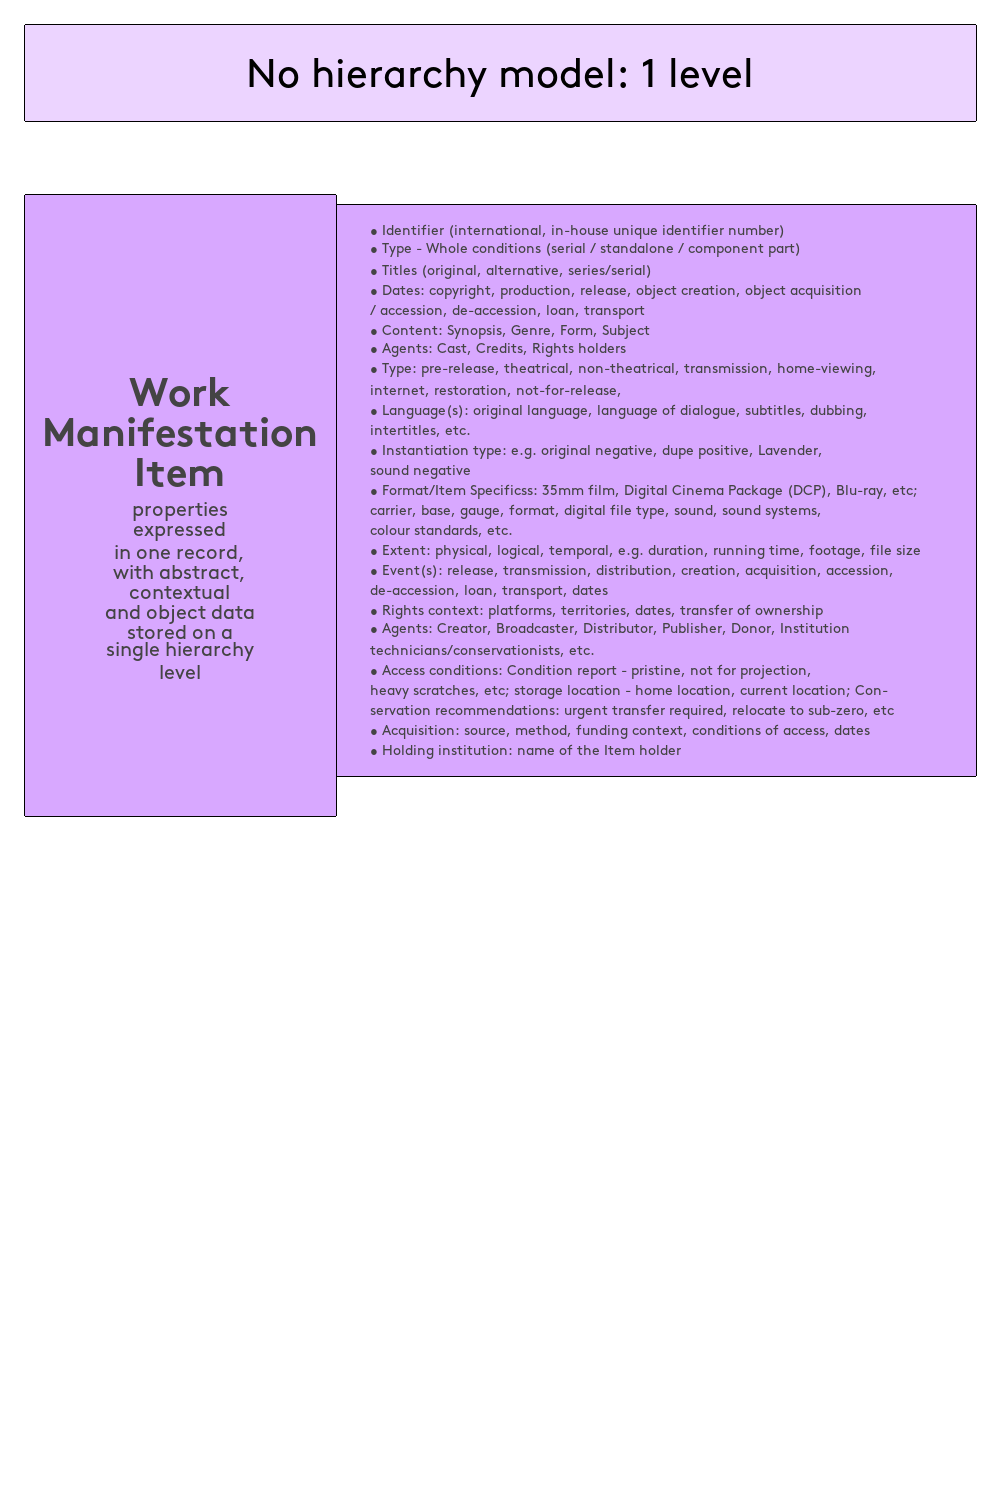

Write the Python code that produced this figure.
import cv2
import matplotlib.pylab as plt
import numpy
import pandas
import pathlib
import skimage
from PIL import Image, ImageDraw, ImageFont

def draw():

    def font(weight, size):
        ''' Define a font object. '''

        font_path = pathlib.Path.cwd().parents[0] / 'font' / f'BrownStd{weight}.otf'
        if not font_path.exists():
            raise Exception('Font OTF does not exist.')

        return ImageFont.truetype(str(font_path), size)

    def draw_rectangle(name, x, y, w, h, colour):

        ''' Define a rectangle shape. '''

        cv2.rectangle(canvas, (x, y), (x+w, y+h), (0,0,0), 2)
        cv2.rectangle(canvas, (x, y), (x+w, y+h), colour, -1)
        elements[name] = {'x':x, 'y':y, 'w':w, 'h':h}

    def draw_text_by_anchor(anchor, text, text_weight, text_size, center, y_offset_iterate, x_offset_manual, colour, opacity, manual_y):

        font_object = font(text_weight, text_size)
        anchor_coords = elements[anchor]
        center_x = anchor_coords['x']+(anchor_coords['w']/2)
        center_y = anchor_coords['y']+(anchor_coords['h']/2)

        text_bbox = font_object.getbbox(text[:4])
        center_y = center_y-(text_bbox[3]/2)

        center_y = center_y + (y_offset_iterate*20)

        center_x = center_x+x_offset_manual

        if center:
            text_bbox = font_object.getbbox(text)
            center_x = center_x-(text_bbox[2]/2)

        center_y = center_y+manual_y

        detect = font_object.getbbox(text)

        x1 = int(center_x) + detect[0]
        y1 = int(center_y) + detect[1]
        x2 = int(center_x) + detect[2]
        y2 = int(center_y) + detect[3]

        bbox = (x1,y1,x2,y2)
        # draw.rectangle(bbox, outline='#ff0000')

        if opacity:
            draw.text((int(center_x), int(center_y)), text, font=font_object, fill=colour)

        return bbox

    img_path = pathlib.Path.cwd() / 'figure_04.png'


    canvas_w, canvas_h = 1000, 1500
    canvas = numpy.zeros((canvas_h, canvas_w, 3), numpy.uint8)
    canvas[:, :] = (255, 255, 255)

    elements = dict()
    draw_rectangle('header', 25, 25, 950, 95, ((255/2)+(255/2),(168/2)+(255/2),(216/2)+(255/2)))

    box_colour = (255, 168, 216)
    draw_rectangle('layer_1', 125, 155+50, 850, 285*2, box_colour)
    draw_rectangle('box_1', 25, 145+50, 310, 310*2, box_colour)
    cv2.imwrite(img_path, canvas)

    image_data = Image.open(img_path)
    draw = ImageDraw.Draw(image_data)

    draw_text_by_anchor('header', 'No hierarchy model: 1 level', 'Regular', 40, True, 0, 0, "#000000", 1, 0)

    layer_1_text = [
        '• Identifier (international, in-house unique identifier number)',
        '• Type - Whole conditions (serial / standalone / component part)',
        '• Titles (original, alternative, series/serial)',
        '• Dates: copyright, production, release, object creation, object acquisition',
        '/ accession, de-accession, loan, transport',
        '• Content: Synopsis, Genre, Form, Subject',
        '• Agents: Cast, Credits, Rights holders',
        '• Type: pre-release, theatrical, non-theatrical, transmission, home-viewing,',
        'internet, restoration, not-for-release,',
        '• Language(s): original language, language of dialogue, subtitles, dubbing,',
        'intertitles, etc.',
        '• Instantiation type: e.g. original negative, dupe positive, Lavender,',
        'sound negative',
        '• Format/Item Specificss: 35mm film, Digital Cinema Package (DCP), Blu-ray, etc;',
        'carrier, base, gauge, format, digital file type, sound, sound systems,',
        'colour standards, etc.',
        '• Extent: physical, logical, temporal, e.g. duration, running time, footage, file size',
        '• Event(s): release, transmission, distribution, creation, acquisition, accession,',
        'de-accession, loan, transport, dates',
        '• Rights context: platforms, territories, dates, transfer of ownership',
        '• Agents: Creator, Broadcaster, Distributor, Publisher, Donor, Institution',
        'technicians/conservationists, etc.',
        '• Access conditions: Condition report - pristine, not for projection,',
        'heavy scratches, etc; storage location - home location, current location; Con-',
        'servation recommendations: urgent transfer required, relocate to sub-zero, etc',
        '• Acquisition: source, method, funding context, conditions of access, dates',
        '• Holding institution: name of the Item holder',
        ]

    layer_1_text = [{'text':x, 'offset':i-((len(layer_1_text)-1)/2)} for i,x in enumerate(layer_1_text)]
    for x in layer_1_text:
        draw_text_by_anchor('layer_1', x['text'], 'Regular', 14, False, x['offset'], -180, "#444444", 1, 0)

    # TODO
    # the by_anchor method worked great when font was predictable
    # but the need to have text of different fontsize co-existing means pre-compute, so now you are supporting both methods.
    # instead, switch everything to pre-compute and dynamic centering, and make background rects match that.


    bbox_array = list()
    bbox_array.append(draw_text_by_anchor('box_1', 'Work', 'Bold', 40, True, 0, 0, (68,68,68, 0), 0, 0))
    bbox_array.append(draw_text_by_anchor('box_1', 'Manifestation', 'Bold', 40, True, 2, 0, "#444444", 0, 0))
    bbox_array.append(draw_text_by_anchor('box_1', 'Item', 'Bold', 40, True, 4, 0, "#444444", 0, 0))
    bbox_array.append(draw_text_by_anchor('box_1', 'properties', 'Regular', 20, True, 6, 0, "#444444", 0, 0))
    bbox_array.append(draw_text_by_anchor('box_1', 'expressed', 'Regular', 20, True, 7, 0, "#444444", 0, 0))
    bbox_array.append(draw_text_by_anchor('box_1', 'in one record,', 'Regular', 20, True, 8, 0, "#444444", 0, 0))
    bbox_array.append(draw_text_by_anchor('box_1', 'with abstract,', 'Regular', 20, True, 9, 0, "#444444", 0, 0))
    bbox_array.append(draw_text_by_anchor('box_1', 'contextual', 'Regular', 20, True, 10, 0, "#444444", 0, 0))
    bbox_array.append(draw_text_by_anchor('box_1', 'and object data', 'Regular', 20, True, 11, 0, "#444444", 0, 0))
    bbox_array.append(draw_text_by_anchor('box_1', 'stored on a', 'Regular', 20, True, 12, 0, "#444444", 0, 0))
    bbox_array.append(draw_text_by_anchor('box_1', 'single hierarchy', 'Regular', 20, True, 13, 0, "#444444", 0, 0))
    bbox_array.append(draw_text_by_anchor('box_1', 'level', 'Regular', 20, True, 14, 0, "#444444", 0, 0))

    df = pandas.DataFrame(bbox_array, columns=['x1', 'y1', 'x2', 'y2'])
    test_mid = ((min(df.y1)+max(df.y1))/2)
    box_mid =  ((145+50+310*2)/2)
    y_adjust = (box_mid - test_mid)/2

    draw_text_by_anchor('box_1', 'Work', 'Bold', 40, True, 0, 0, (68,68,68, 0), 1, y_adjust)
    draw_text_by_anchor('box_1', 'Manifestation', 'Bold', 40, True, 2, 0, "#444444", 1, y_adjust)
    draw_text_by_anchor('box_1', 'Item', 'Bold', 40, True, 4, 0, "#444444", 1, y_adjust)
    draw_text_by_anchor('box_1', 'properties', 'Regular', 20, True, 6, 0, "#444444", 1, y_adjust)
    draw_text_by_anchor('box_1', 'expressed', 'Regular', 20, True, 7, 0, "#444444", 1, y_adjust)
    draw_text_by_anchor('box_1', 'in one record,', 'Regular', 20, True, 8, 0, "#444444", 1, y_adjust)
    draw_text_by_anchor('box_1', 'with abstract,', 'Regular', 20, True, 9, 0, "#444444", 1, y_adjust)
    draw_text_by_anchor('box_1', 'contextual', 'Regular', 20, True, 10, 0, "#444444", 1, y_adjust)
    draw_text_by_anchor('box_1', 'and object data', 'Regular', 20, True, 11, 0, "#444444", 1, y_adjust)
    draw_text_by_anchor('box_1', 'stored on a', 'Regular', 20, True, 12, 0, "#444444", 1, y_adjust)
    draw_text_by_anchor('box_1', 'single hierarchy', 'Regular', 20, True, 13, 0, "#444444", 1, y_adjust)
    draw_text_by_anchor('box_1', 'level', 'Regular', 20, True, 14, 0, "#444444", 1, y_adjust)

    image_data.save(img_path)



if __name__ == "__main__":
    draw()
